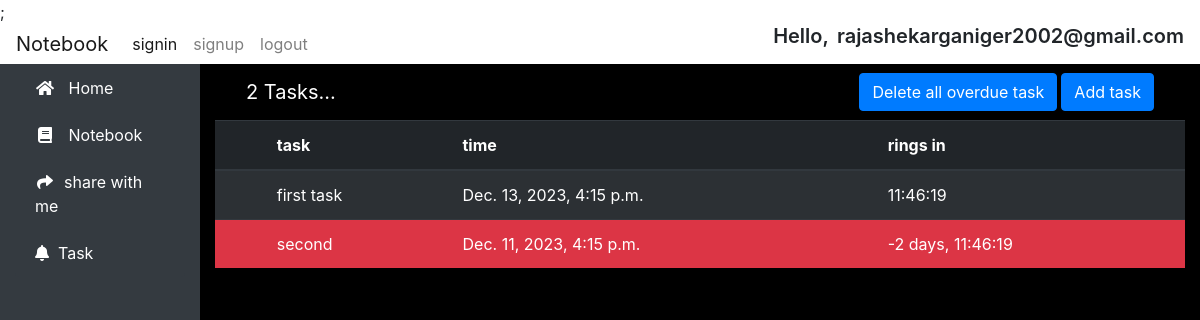
Screenshot of /task/ (signed in) with the database file from the repository.
### emailverification/models.py (models this page shows, shortened)
class User(models.Model):
    email=models.EmailField(unique=True,max_length=20,blank=False)
    password=models.TextField(max_length=30,blank=False)

### task/models.py (models this page shows, shortened)
class Task(models.Model):
    task_name=models.CharField(max_length=20,blank=False)
    task_date=models.DateTimeField()
    time_diff=models.DurationField(blank=True,null=True)
    user=models.ForeignKey(User,on_delete=models.CASCADE)
    def return_task(email):
        return Task.objects.all().filter(user__email=email)
    def due_task(email):
        task=Task.objects.all().filter(user__email=email)
        for i in task:
            time_diff=i.task_date-datetime.now(tz)
            print(time_diff,i.task_date,datetime.now(tz))
            Task.objects.filter(Q(task_name=i.task_name) & Q(user__email=email)).update(time_diff=time_diff)
        zero_duration=timedelta(seconds=0)
        return Task.objects.all().filter(Q(user__email=email) & Q(time_diff__gte=zero_duration)).order_by('task_date')
    def overdue_task(email):
        zero_duration=timedelta(seconds=0)
        return Task.objects.all().filter(Q(user__email=email) & Q(time_diff__lt=zero_duration)).order_by('-task_date')
    def count_task(email):
        return Task.objects.all().filter(user__email=email).count()

### task/views.py (the view)
# urls.py: path('task/',include('task.urls'))
def task(request):
    if request.method=='GET':
        email=request.session.get('user')
        task=Task.return_task(email)
        due_task=Task.due_task(email)
        overdue_task=Task.overdue_task(email)
        count=Task.count_task(email)
    return render(request,'task.html',{'task':task,'due_task':due_task,'overdue_task':overdue_task,'count':count})

### task/templates/task.html (shortened to what this page needs)
{%extends 'home.html'%}
{%block mainblk%}
    <div class="container-fluid h-100 ">
        <div class="row" style="height:100px">
            <div class="col-12">
                <nav class="navbar navbar-expand-lg navbar-light bg-black justify-content-between">
                    <a class="navbar-brand text-white" href="#">{{count}} Tasks...</a>
                   <div>
                        <button type="button" class="btn btn-primary float-right" data-toggle="modal" data-target="#exampleModal">
                            Add task
                          </button>
                          <a href="{%url 'delete_overdue'%}"><button type="button" class="btn btn-primary mr-1">Delete all overdue task</button></a>
                        </div>
                    </div>
{%if due_task or overdue_task%}
                <table class="table table-striped table-dark">
                    <thead>
                      <tr>
                       <th></th>
                        <th scope="col">task</th>
                        <th scope="col">time</th>
                        <th scope="col">rings in</th>
                      </tr>
                    </thead>
                    <tbody>
                        {%for i in due_task%}
                      <tr>
                        <th scope="row"></th>
                        <td>{{i.task_name}}</td>
                        <td>{{i.task_date}}</td>
                        <td>{{i.time_diff}}</td>
                      </tr>
                      {%endfor%}
                      {%for i in overdue_task%}
                      <tr class="bg-danger">
                        <th scope="row"></th>
                        <td>{{i.task_name}}</td>
                        <td>{{i.task_date}}</td>
                        <td>{{i.time_diff}}</td>
                      </tr>
                      {%endfor%}
                    </tbody>
                  </table>
{%endif%}
            </div>
            </div>
            </div>
{%endblock%}

### notebook/templates/home.html (shortened to what this page needs)
{%load static%}
<!doctype html>
<html lang="en">
  <head>
    <link rel="stylesheet" href="https://cdnjs.cloudflare.com/ajax/libs/font-awesome/5.15.3/css/all.min.css" />
    <link rel="stylesheet" href="https://cdn.jsdelivr.net/npm/bootstrap@4.5.3/dist/css/bootstrap.min.css">
    <link rel="stylesheet" href="https://cdn.jsdelivr.net/npm/bootstrap@4.0.0/dist/css/bootstrap.min.css">
    <link rel="stylesheet" href="{%static 'home.css' %}">
  </head>
  <body>
    <header>
        <nav class="navbar navbar-expand-lg navbar-light" style="height:40px;">
            <a class="navbar-brand" href="#">Notebook</a>
            <div class="collapse navbar-collapse" id="navbarNav">
              <ul class="navbar-nav">
                <li class="nav-item active">
                  <a class="nav-link" href="{%url 'signin' %}">signin <span class="sr-only">(current)</span></a>
                </li>
                <li class="nav-item">
                  <a class="nav-link" href="{%url 'signup' %}">signup</a>
                </li>
                <li class="nav-item">
                  <a class="nav-link" href="{%url 'logout'%}">logout</a>
                </li>
              </ul>
            </div>
            {%if request.session.user%}
            <p style="font-size:20px;font-weight:600;" class="mr-2">Hello,</p> <p style="font-size:20px;font-weight:600;">{{request.session.user}}</p>
            {%endif%}
          </nav>
        </header>
        <div class="container-fluid w-100 blk ">
          <div class="row h-100">
            <div class="col-2 bg-dark">
              <div class="list-group">
                <a class="list-group-item text-white bg-dark " style="border:none" href="{%url 'home'%}"> <i class="fa fa-home fa-fw" aria-hidden="true"></i> &nbsp; Home</a>
                <a class="list-group-item text-white bg-dark " style="border:none" href="{%url 'notebook'%}"> <i class="fa fa-book fa-fw" aria-hidden="true"></i> &nbsp; Notebook</a>
                <a class="list-group-item text-white bg-dark" style="border:none" href="{%url 'share'%}"><i class="fa fa-share fa-fw" aria-hidden="true"></i>&nbsp; share with me</a>
                <a class="list-group-item text-white bg-dark" style="border:none" href="{%url 'task'%}"><i class="fa fa-bell" aria-hidden="true"></i>&nbsp; Task</a>
              </div>
            </div>
            <div class="col-10 black ">
                {% block mainblk %} {% endblock %}
            </div>
          </div>
    </body>
  </body>
</html>

### static/home.css (style rules this page uses)
.blk { height:770px; }
.black { background-color:black; }

### rows the page displays
User: session.user "rajashekarganiger2002@gmail.com"
Task: task_name "first task", task_date "Dec. 13, 2023, 4:15 p.m.", time_diff "11:46:19"
Task: task_name "second", task_date "Dec. 11, 2023, 4:15 p.m.", time_diff "-2 days, 11:46:19"

### other values shown
{{ count }} "2"
